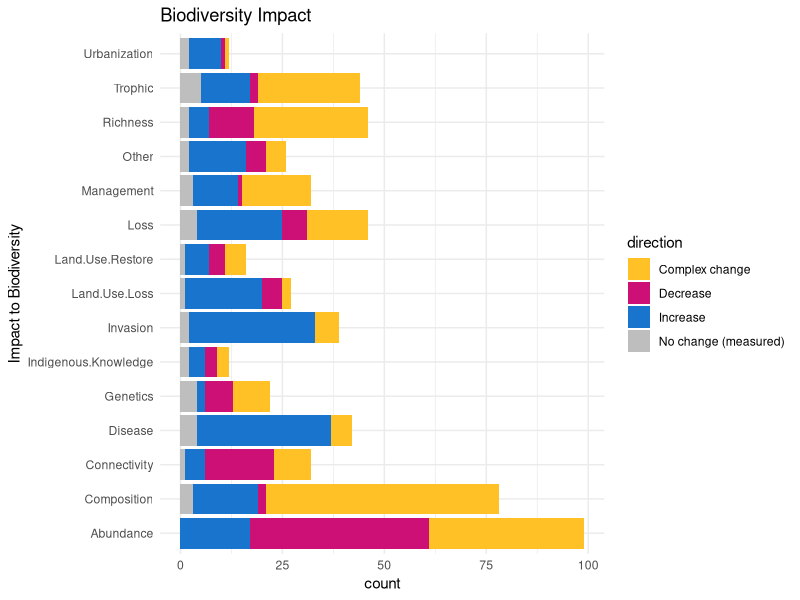
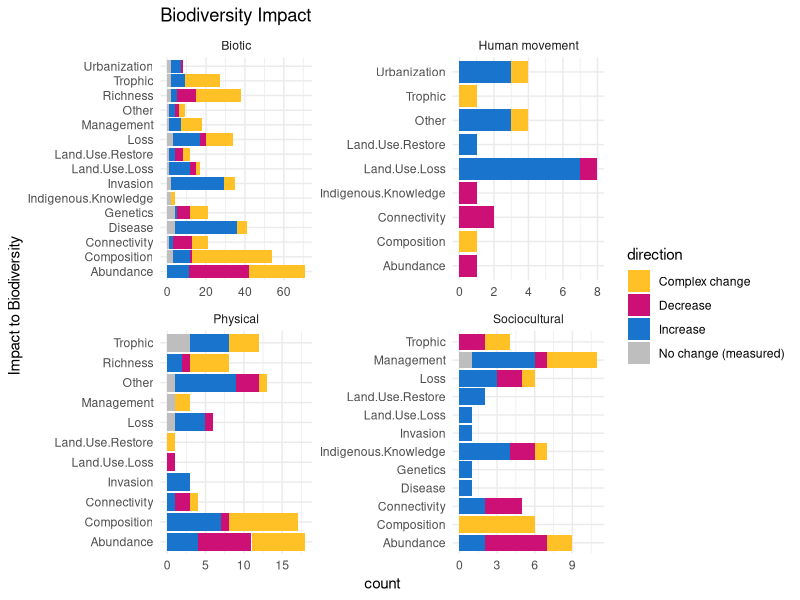
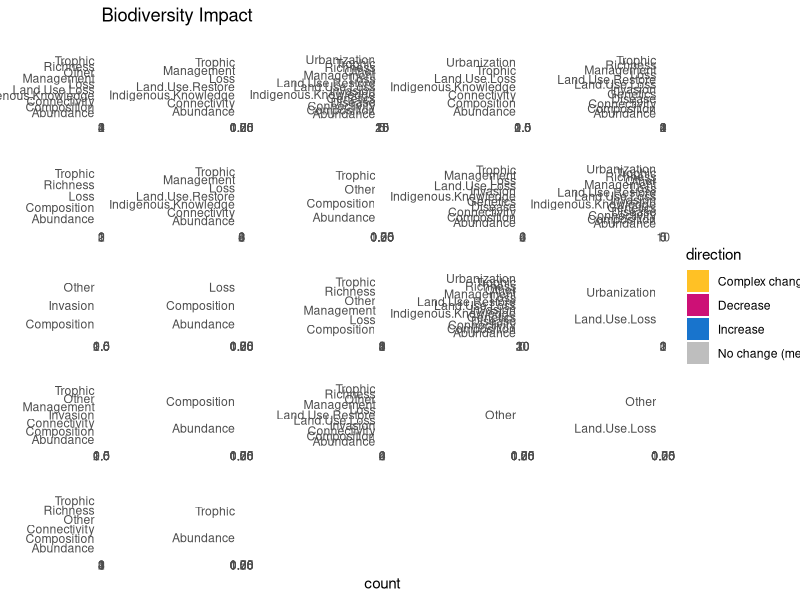
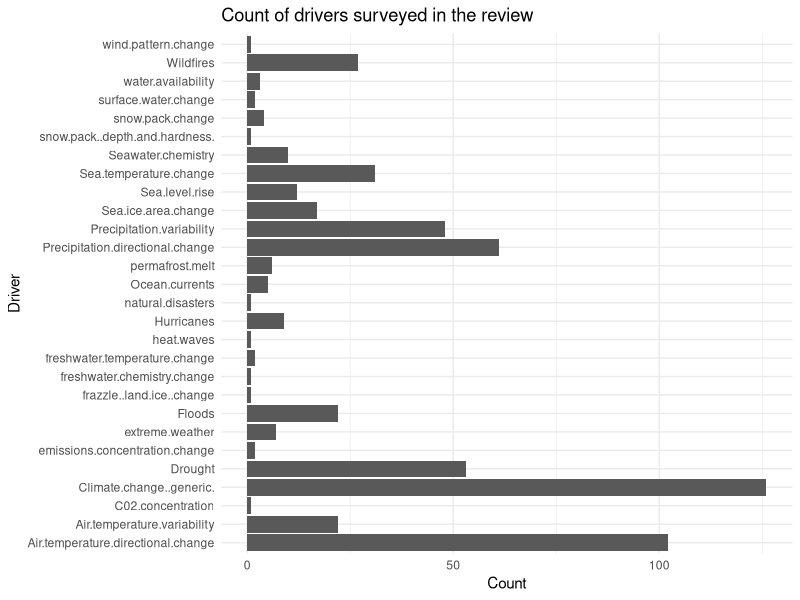
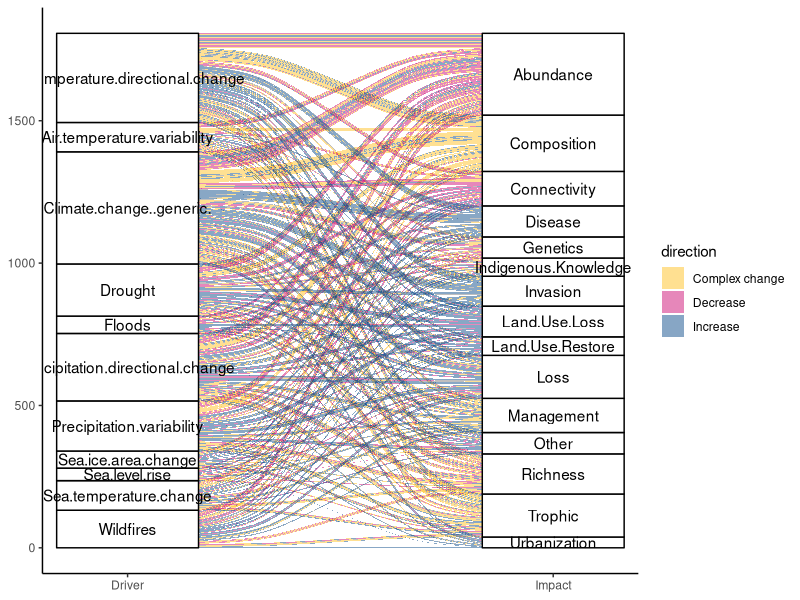
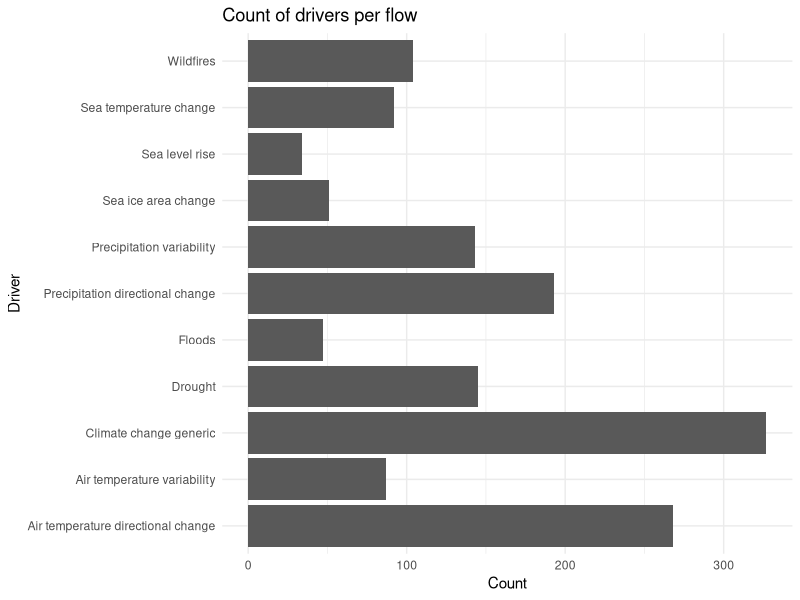
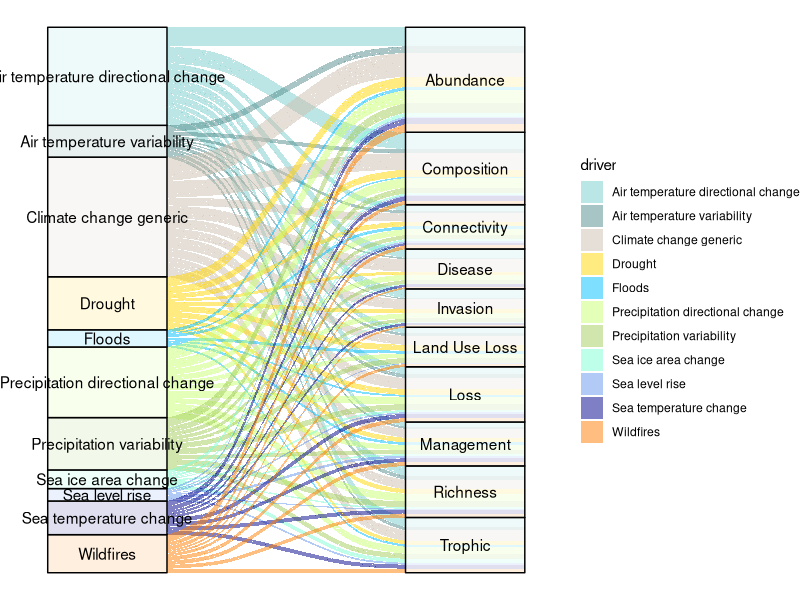
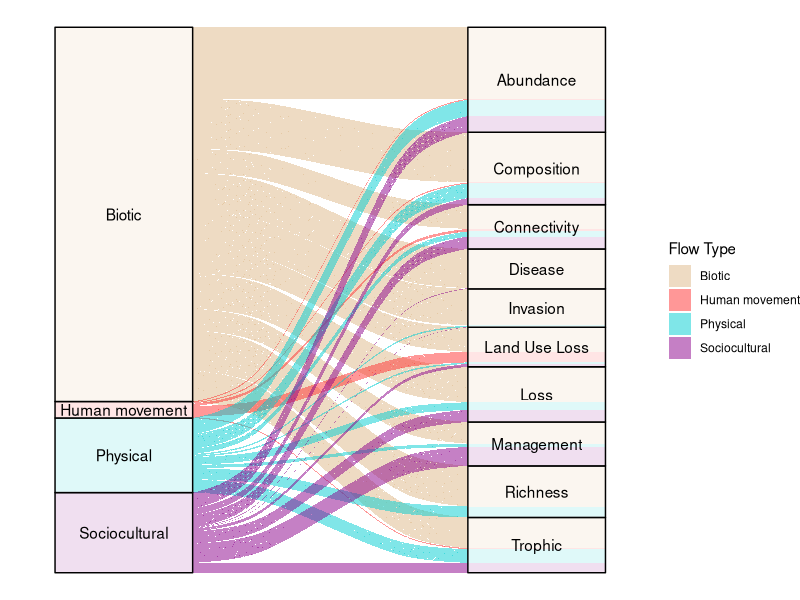

Write the R code that produced these figures, in order. (Note: a time limit stopped this script after it produced the figures.)
#Figures of drivers by flow and impacts and NCP

#load libraries
library(ggplot2)
library(tidyverse)
library(forcats)
library(ggalluvial)
library(dplyr)
library(plyr)
library(data.table)

"%notin%" <- Negate("%in%")

setwd("/Users/lade8828/Library/CloudStorage/OneDrive-UCB-O365/Documents/GitHub/BCCAch7/")
reshaped_data <- fread("data/008_preppedata_forsynthesis.csv")

driver_data = melt(reshaped_data,
                 id.vars=c("ID_DOI_by_Flow", "X2.1.Flow.Type", "X2.2.Subtype","DOI"),
                 measure.vars = patterns("^driver."),
                 variable.name = "driver")[value==TRUE,][,value:=NULL][,driver:=gsub(pattern="^driver.(*)", replacement="\\1",driver)]

impact_data = melt(reshaped_data,
                   id.vars=c("ID_DOI_by_Flow","X2.1.Flow.Type", "X2.2.Subtype","DOI"),
                   measure.vars = patterns("^X2.12.Impact"),
                   variable.name = "impact",
                   value.name="direction")[direction!="",][,impact:=gsub(pattern="^X2.12.Impact..(*)", replacement="\\1",impact)]

driver_impact_data = merge(impact_data,
                           driver_data,
                           by=c("ID_DOI_by_Flow","X2.1.Flow.Type", "X2.2.Subtype","DOI"),
                           allow.cartesian=TRUE)

#condense and clean
impact_data = impact_data[impact != "None"]
impact_data = impact_data[direction != 'No direction mentioned']
impact_data = impact_data[X2.1.Flow.Type =="Trade", X2.1.Flow.Type := "Human movement"]
table(driver_impact_data$direction)

altered_flow_data =  melt(reshaped_data,
       id.vars=c("ID_DOI_by_Flow","X2.1.Flow.Type", "X2.2.Subtype","DOI"),
       measure.vars = patterns("^X2.7.Altered.Flow.."),
       variable.name = "altered_flow",
       value.name="alteration")[alteration!="",][,altered_flow:=gsub(pattern="^X2.7.Altered.Flow..(*)", replacement="\\1",altered_flow)]

#view the data
table(altered_flow_data$altered_flow)
table(altered_flow_data$alteration)
altered_flow_data = altered_flow_data[X2.1.Flow.Type =="Trade", X2.1.Flow.Type := "Human movement"]

driver_flow_impact = merge(driver_impact_data,
                          altered_flow_data,
                          by=c("ID_DOI_by_Flow","X2.1.Flow.Type", "X2.2.Subtype","DOI"),
                          allow.cartesian=TRUE)

#NCP data
NCP_data = melt(reshaped_data,
                              id.vars=c("ID_DOI_by_Flow"),
                              measure.vars = patterns("^X2.16.NCP.ES.."),
                              variable.name = "ncp",
                              value.name="ncp_direction")[ncp_direction!="",][,ncp:=gsub(pattern="^X2.16.NCP.ES..(*)", replacement="\\1",ncp)]
NCP_data = NCP_data[ncp != "None"]
NCP_data = NCP_data[ncp_direction != "No direction mentioned"]

# driver_impact_data = merge(driver_data,
#                            impact_data,
#                            by="ID_DOI_by_Flow",
#                            allow.cartesian=TRUE)
#condense and clean
driver_impact_data = driver_impact_data[X2.1.Flow.Type =="'Trade (transport of goods and services)'", X2.1.Flow.Type := "Human movement"]
driver_impact_data = driver_impact_data[X2.1.Flow.Type =="Trade", X2.1.Flow.Type := "Human movement"]
driver_impact_data = driver_impact_data[direction != 'No direction mentioned']
table(driver_impact_data$direction)
driver_impact_data = driver_impact_data[impact != "None"]

driver_impact_ncp = merge(driver_impact_data,
                          NCP_data,
                          by=c("ID_DOI_by_Flow"),
                          allow.cartesian=TRUE)

table(driver_impact_ncp$ncp_direction)

#Human well-being dataset
hwb_data = melt(reshaped_data,
                id.vars=c("ID_DOI_by_Flow","X2.1.Flow.Type", "X2.2.Subtype","DOI"),
                measure.vars = patterns("^X2.20.Well.being...."),
                variable.name = "hwb",
                value.name="hwb_direction")[hwb_direction!="",][,hwb:=gsub(pattern="^X2.20.Well.being..(*)", replacement="\\1",hwb)]
table(hwb_data)
hwb_data = hwb_data[hwb_direction != 'No direction mentioned']
hwb_data = hwb_data[X2.1.Flow.Type =="Trade", X2.1.Flow.Type := "Human movement"]
hwb_data = hwb_data[hwb != 'None']

##################################################################################
# BD Impacts ###################################################
##################################################################
Impacts <- ggplot(impact_data, aes(x = impact, fill = direction)) +
  geom_bar() +  theme_minimal() +
  scale_fill_manual(values = c("Increase" = "dodgerblue3", "Decrease" = "deeppink3", "Complex change" = "goldenrod1", "No change (measured)" = "grey")) +
  labs(
    title = "Biodiversity Impact",
    x = "Impact to Biodiversity",
    y = "count",
    size = "Count",
    color = "Impact Direction") + coord_flip()
Impacts

Impacts_by_flow <- ggplot(impact_data, aes(x = impact, fill = direction)) +
  geom_bar() +  theme_minimal() +
  scale_fill_manual(values = c("Increase" = "dodgerblue3", "Decrease" = "deeppink3", "Complex change" = "goldenrod1", "No change (measured)" = "grey")) +
  facet_wrap(~X2.1.Flow.Type, scales = "free") +
  labs(
    title = "Biodiversity Impact",
    x = "Impact to Biodiversity",
    y = "count",
    size = "Count",
    color = "Impact Direction") + coord_flip()
Impacts_by_flow

# for the top subflow categories - to do impacts by"
Impacts_by_subflow <- ggplot(impact_data, aes(x = impact, fill = direction)) +
  geom_bar() +  theme_minimal() +
  scale_fill_manual(values = c("Increase" = "dodgerblue3", "Decrease" = "deeppink3", "Complex change" = "goldenrod1", "No change (measured)" = "grey")) +
  facet_wrap(~X2.2.Subtype, scales = "free") +
  labs(
    title = "Biodiversity Impact",
    x = "Impact to Biodiversity",
    y = "count",
    size = "Count",
    color = "Impact Direction") + coord_flip()
Impacts_by_subflow

####################################################
#### Figures on  Drivers################
###################################################
# counts on driver data
driver_count <- ggplot(driver_data, aes(x = driver)) +
  geom_bar() +  theme_minimal() + coord_flip() +
  labs(
    title = "Count of drivers surveyed in the review",
    x = "Driver",
    y = "Count")
driver_count

# count number of observations by driver here, then remove the ones with less than X
table(driver_data$driver)

####################################################
#### Figures on BD Impacts and Drivers################
###################################################

#for the alluvial, reduce the drivers to ones with more than 5 counts
table(driver_impact_data$driver, driver_impact_data$impact)

#list to drop from figures:
#this was still too busy so doing the top ~10 drivers here:
data <- driver_impact_data %>%
  filter(`driver` %notin% c("freshwater.temperature.change","snow.pack..depth.and.hardness.",
                                "remove emissions.concentration.change","C02.concentration",
                                "frazzle..land.ice..change", "water.availability",
                                "surface.water.change", "freshwater.chemistry.change",
                                "emissions.concentration.change",
                                "extreme.weather", "snow.pack.change",
                            "Ocean.currents", "permafrost.melt",
                            "Seawater.chemistry", "Hurricanes"))
table(data$driver)
length(unique(data$driver)) #17

# for this visual - could group : "extreme.weather", hurricaines.

##################################################################################
# Alluvial: Driver and BD Impacts ###################################################
###################################################
ggplot(data = data,
       aes(axis1 = driver, axis2 = impact)) + #, y = freq
  geom_alluvium(aes(fill = direction)) +
 # facet_wrap(~X2.1.Flow.Type, scales = "free") +
  scale_fill_manual(values = c("Increase" = "dodgerblue4", "Decrease" = "deeppink3", "Complex change" = "goldenrod1")) +
  geom_stratum() +
  geom_text(stat = "stratum",
            aes(label = after_stat(stratum))) +
  scale_x_discrete(limits = c("Driver", "Impact"),
                   expand = c(0.15, 0.05)) +
  theme_classic()

# Alluvial connecting to Driver to Impact by flow
#not that informative because so many more of the papers are biotic

## flow alterations first
# calculate frequencies
tab <- table(data$driver)
# sort
tab_s <- sort(tab)
# extract 10 most frequent nationalities
top10 <- tail(names(tab_s), 10)
# subset of data frame
d_s <- subset(data, driver %in% top10)
# order factor levels
d_s$driver <- factor(d_s$driver, levels = rev(top10))

# calculate frequencies
tab <- table(data$impact)
# sort
tab_s <- sort(tab)
# extract 10 most frequent nationalities
top10 <- tail(names(tab_s), 10)
# subset of data frame
i_s <- subset(data, impact %in% top10)
# order factor levels
i_s$impact <- factor(i_s$impact, levels = rev(top10))

#clean a couple of things
i_s$driver <- gsub("\\.", " ", i_s$driver)
i_s$driver <- gsub("\\  ", " ", i_s$driver)
i_s$driver <- gsub("\\c ", "c", i_s$driver)
i_s$impact <- gsub("\\.", " ", i_s$impact)


# counts on driver data
driver_count_simplified <- ggplot(i_s, aes(x = driver)) +
  geom_bar() +  theme_minimal() + coord_flip() +
  labs(
    title = "Count of drivers per flow",
    x = "Driver",
    y = "Count")
driver_count_simplified


# count number of observations by driver here, then remove the ones with less than X
table(driver_data$driver)

ggplot(data = i_s,
       aes(axis1 = driver, axis2 = impact)) + #, y = freq
  geom_alluvium(aes(fill = driver)) +
  scale_fill_manual(values = c("darkslategray3", "darkslategray4", "antiquewhite3", "gold", "deepskyblue",
                               "darkolivegreen1", "darkolivegreen3", "aquamarine","cornflowerblue","darkblue","darkorange1")) +
  geom_stratum(alpha=.75) +
  geom_text(stat = "stratum", min.y = .75,
            aes(label = after_stat(stratum))) +
  scale_x_discrete(limits = c("Driver", "Impact"),
                   expand = c(0.15, 0.15)) +
  theme_void()

#flow type to impact
ggplot(data = i_s,
       aes(axis1 = X2.1.Flow.Type, axis2 = impact)) + #, y = freq
  geom_alluvium(aes(fill = X2.1.Flow.Type)) +
  scale_fill_manual(values = c("Biotic" = "burlywood", "Physical" = "darkturquoise", "Human movement" = "firebrick1", "Sociocultural" = "darkmagenta", 'NA' = 'white')) +
  geom_stratum(alpha=.75) +
  geom_text(stat = "stratum", min.y = .75,
            aes(label = after_stat(stratum))) +
  scale_x_discrete(limits = c("Driver", "Impact"),
                   expand = c(0.15, 0.15)) + labs(fill = "Flow Type") + 
  theme_void()

#flow type to impact by direction of impact
ggplot(data = i_s,
       aes(axis1 = X2.1.Flow.Type, axis2 = impact)) + #, y = freq
  geom_alluvium(aes(fill = direction)) +
  #scale_fill_manual(values = c("Biotic" = "burlywood", "Physical" = "darkturquoise", "Human movement" = "firebrick1", "Sociocultural" = "darkmagenta", 'NA' = 'white')) +
  geom_stratum(alpha=.75) +
  geom_text(stat = "stratum", min.y = .75,
            aes(label = after_stat(stratum))) +
  scale_x_discrete(limits = c("Driver", "Impact"),
                   expand = c(0.15, 0.15)) + labs(fill = "Flow Type") + 
  theme_void()

#flow type to driver
ggplot(data = i_s,
       aes(axis1 = X2.1.Flow.Type, axis2 = driver)) + #, y = freq
  geom_alluvium(aes(fill = X2.1.Flow.Type)) +
  scale_fill_manual(values = c("Biotic" = "burlywood", "Physical" = "darkturquoise", "Human movement" = "firebrick1", "Sociocultural" = "darkmagenta")) +
  geom_stratum(alpha=.75) +
  geom_text(stat = "stratum", min.y = .75,
            aes(label = after_stat(stratum))) +
  scale_x_discrete(limits = c("Driver", "Impact"),
                   expand = c(0.15, 0.15)) +
  theme_void()

#####################
### NCP figures ######
#####################

# NCP impacts
ncp <- ggplot(NCP_data, aes(x = ncp, fill = ncp_direction)) +
  geom_bar(position= "stack") +   coord_flip() + theme_minimal() +
  scale_fill_manual(values = c("Increase" = "dodgerblue3", "Decrease" = "deeppink3", "Complex Change" = "goldenrod1", "No change (measured)" = "grey"))
ncp

# NCP impacts by flow type
# ncp_by_flow <- ncp + facet_wrap(~X2.1.Flow.Type, scales = "fixed")
# ncp_by_flow
# ncp + facet_wrap(~X2.2.Subtype, scales = "fixed")

#now read in the data with NCP and drivers in one dataframe:

# ncp + facet_wrap(~driver, scales = "fixed")

# all driver categories (too many)
ggplot(driver_impact_ncp, aes(x = ncp, fill = ncp_direction)) +
  geom_bar(position= "stack") +
  facet_wrap(~driver, scales = "fixed") +   coord_flip() + theme_minimal() +
 scale_fill_manual(values = c("Increase" = "dodgerblue3", "Decrease" = "deeppink3", "Complex Change" = "goldenrod1", "No change (measured)" = "grey"))

# reduce driver categories and re-plot

# calculate frequencies
tab <- table(driver_impact_ncp$ncp)
# sort
tab_s <- sort(tab)
# extract 10 most frequent nationalities
top10 <- tail(names(tab_s), 10)
# subset of data frame
n_s <- subset(driver_impact_ncp, ncp %in% top10)
# order factor levels
n_s$ncp <- factor(n_s$ncp, levels = rev(top10))

# calculate frequencies
tab <- table(n_s$impact)
# sort
tab_s <- sort(tab)
# extract 10 most frequent nationalities
top10 <- tail(names(tab_s), 10)
# subset of data frame
i_s <- subset(n_s, impact %in% top10)
# order factor levels
i_s$impact <- factor(i_s$impact, levels = rev(top10))

#clean a couple of things
i_s$driver <- gsub("\\.", " ", i_s$driver)
i_s$driver <- gsub("\\  ", " ", i_s$driver)
i_s$driver <- gsub("\\c ", "c", i_s$driver)
i_s$impact <- gsub("\\.", " ", i_s$impact)
i_s$ncp <- gsub("\\.", " ", i_s$ncp)

#Alluvials
ggplot(data = driver_impact_ncp,
       aes(axis1 = impact, axis2 = ncp)) + #, y = freq
  geom_alluvium(aes(fill = ncp_direction)) +
  geom_stratum() +
  geom_text(stat = "stratum",
            aes(label = after_stat(stratum))) +
  scale_x_discrete(limits = c("BD Impact", "NCP Impact"),
                   expand = c(0.15, 0.05)) +
  theme_void() +
  scale_fill_manual(values = c("Increase" = "dodgerblue3", "Decrease" = "deeppink3", "Complex Change" = "goldenrod1", "No change (measured)" = "grey"))

#colleen's simplified alluvial for ncps and impacts
ggplot(data = i_s,
       aes(axis1 = impact, axis2 = ncp)) + #, y = freq
  geom_alluvium(aes(fill = impact)) +
  geom_stratum(alpha=.75) +
  geom_text(stat = "stratum",
            aes(label = after_stat(stratum))) +
  scale_x_discrete(limits = c("BD Impact", "NCP Impact"),
                   expand = c(0.15, 0.15)) +
  theme_void() +
  scale_fill_manual(values = c("chartreuse", "chartreuse3","chartreuse4", 'darksalmon', 'darkorchid4','deepskyblue2',
                               'dimgray','deepskyblue4','darkgreen','gold'))

tab <- table(driver_impact_ncp$driver)
# sort
tab_s <- sort(tab)
# extract 10 most frequent nationalities
top10 <- tail(names(tab_s), 10)
# subset of data frame
d_s <- subset(driver_impact_ncp, driver %in% top10)
# order factor levels
d_s$driver <- factor(d_s$driver, levels = rev(top10))
# calculate frequencies
tab <- table(d_s$impact)


#clean a couple of things
d_s$driver <- gsub("\\.", " ", d_s$driver)
d_s$driver <- gsub("\\  ", " ", d_s$driver)
d_s$driver <- gsub("\\c ", "c", d_s$driver)
d_s$impact <- gsub("\\.", " ", d_s$impact)
d_s$ncp <- gsub("\\.", " ", d_s$ncp)


#colleen's simplified alluvial for ncps and drivers
ggplot(data = d_s,
       aes(axis1 = driver, axis2 = ncp)) + #, y = freq
  geom_alluvium(aes(fill = driver)) +
  geom_stratum(alpha=.75) +
  geom_text(stat = "stratum",
            aes(label = after_stat(stratum))) +
  scale_x_discrete(limits = c("BD Impact", "NCP Impact"),
                   expand = c(0.15, 0.15)) +
  theme_void() +
  scale_fill_manual(values = c("darkslategray3", "darkslategray4", "antiquewhite3", "gold", "deepskyblue",
                               "darkolivegreen1", "darkolivegreen3", "aquamarine","cornflowerblue","darkorange1"))


#driver to NCP alluvial (all drivers)
ggplot(data = d_s,
       aes(axis1 = driver, axis2 = ncp)) + #, y = freq
  geom_alluvium(aes(fill = ncp_direction)) +
  geom_stratum() +
  geom_text(stat = "stratum",
            aes(label = after_stat(stratum))) +
  scale_x_discrete(limits = c("BD Impact", "NCP Impact"),
                   expand = c(0.15, 0.05)) +
  theme_void() +
  scale_fill_manual(values = c("Increase" = "dodgerblue3", "Decrease" = "deeppink3", "Complex Change" = "goldenrod1", "No change (measured)" = "grey"))

#driver to NCP alluvial (all drivers)
ggplot(data = d_s,
       aes(axis1 = ncp_direction, axis2 = ncp)) + #, y = freq
  geom_alluvium(aes(fill = ncp_direction)) +
  geom_stratum() +
  geom_text(stat = "stratum",
            aes(label = after_stat(stratum))) +
  scale_x_discrete(limits = c("BD Impact", "NCP Impact"),
                   expand = c(0.15, 0.05)) +
  theme_void() +
  scale_fill_manual(values = c("Increase" = "dodgerblue3", "Decrease" = "deeppink3", "Complex Change" = "goldenrod1", "No change (measured)" = "grey"))


###########################################
### HWB PLOTS ##############################
########################################################
# to do Alluvial diagram (as the one above) showing the
# links and weight of connections among climate change drivers,
# type of flow changes, and human well-being dimensions.

hwb <- ggplot(hwb_data, aes(x = hwb, fill = hwb_direction)) +
  geom_bar(position= "stack") +  coord_flip() +
  labs(
    title = "Impacts to human well-being",
    x = "Human Well-being Dimension",
    size = "Count",
    fill = "Impact Direction") +
  theme_minimal() +
  scale_fill_manual(values = c("Increase" = "dodgerblue3", "Decrease" = "deeppink3", "Complex Change" = "goldenrod1", "No change (measured)" = "grey"))

hwb

#broken out by flow
hwb + facet_wrap(~X2.1.Flow.Type, scales = "fixed")
#broken out by subflow
hwb + facet_wrap(~X2.2.Subtype, scales = "fixed")



hwb_alluv <- ggplot(data = hwb_data,
       aes(axis1 = X2.2.Subtype, axis2 = hwb)) + #, y = freq
  geom_alluvium(aes(fill = hwb_direction)) +
  #scale_fill_manual(values = c("Biotic" = "bisque2", "Physical" = "deepskyblue1", "Human movement" = "firebrick1", "Sociocultural" = "darkmagenta")) +
  geom_stratum() +
  geom_text(stat = "stratum",
            aes(label = after_stat(stratum))) +
  scale_x_discrete(limits = c("direction", "altered flow"),
                   expand = c(0.15, 0.05)) +
  theme_void()

hwb_alluv
hwb_alluv + facet_wrap(~X2.1.Flow.Type, scales = "free")
  
###########################################
## ALTERED FLOW ##########################
###########################################

## altered flow by flow type
altered_flow_data
table(altered_flow_data$altered_flow)
table(altered_flow_data$alteration)

alter <- ggplot(altered_flow_data, aes(x = altered_flow, fill = alteration)) +
  geom_bar(position= "stack") +
  coord_flip() +
  facet_wrap(~X2.1.Flow.Type, scales = "fixed") +
  theme_minimal() +
  scale_fill_manual(values = c("Increase" = "dodgerblue3", "Decrease" = "deeppink3", "Complex change" = "goldenrod1")) +
  labs(
    title = "Changes to Flow",
    x = "Changes to Flow",
    size = "Count",
    fill = "Impact Direction")
alter
#this doesnt have the more aggregated phsyical categories that were fixed
alter + facet_wrap(~X2.2.Subtype, scales = "fixed")

#sparse for some of the categories by promising for migration, disease spread and range-shift
ggplot(altered_flow_data, aes(x = altered_flow, fill = alteration)) +
  geom_bar(position= "stack") +
  coord_flip() +
  theme_minimal() +
  facet_wrap(~X2.2.Subtype, scales = "fixed") +
  scale_fill_manual(values = c("Increase" = "dodgerblue3", "Decrease" = "deeppink3", "Complex change" = "goldenrod1")) +
  labs(
    title = "Changes to Flow",
    x = "Changes to Flow",
    size = "Count",
    fill = "Impact Direction")

ggplot(data = driver_flow_impact,
       aes(axis1 = driver, axis2 = altered_flow)) + #, y = freq
  geom_alluvium(aes(fill = X2.1.Flow.Type)) +
  scale_fill_manual(values = c("Biotic" = "bisque2", "Physical" = "deepskyblue1", "Human movement" = "firebrick1", "Sociocultural" = "darkmagenta")) +
  geom_stratum() +
  geom_text(stat = "stratum",
            aes(label = after_stat(stratum))) +
  scale_x_discrete(limits = c("BD Impact", "NCP Impact"),
                   expand = c(0.15, 0.05)) +
  theme_void()

ggplot(data = driver_flow_impact,
       aes(axis1 = direction, axis2 = altered_flow)) + #, y = freq
  geom_alluvium(aes(fill = X2.1.Flow.Type)) +
  scale_fill_manual(values = c("Biotic" = "bisque2", "Physical" = "deepskyblue1", "Human movement" = "firebrick1", "Sociocultural" = "darkmagenta")) +
  geom_stratum() +
  geom_text(stat = "stratum",
            aes(label = after_stat(stratum))) +
  scale_x_discrete(limits = c("direction", "altered flow"),
                   expand = c(0.15, 0.05)) +
  theme_void()

## flow alterations first
# calculate frequencies
tab <- table(driver_flow_impact$altered_flow)
# sort
tab_s <- sort(tab)
# extract 10 most frequent nationalities
top10 <- tail(names(tab_s), 10)
# subset of data frame
d_s <- subset(driver_flow_impact, altered_flow %in% top10)
# order factor levels
d_s$altered_flow <- factor(d_s$altered_flow, levels = rev(top10))


ggplot(data = driver_flow_impact,
       aes(axis1 = X2.1.Flow.Type, axis2 = altered_flow)) + #, y = freq
  geom_alluvium(aes(fill = X2.1.Flow.Type)) +
  scale_fill_manual(values = c("Biotic" = "bisque2", "Physical" = "deepskyblue1", "Human movement" = "firebrick1", "Sociocultural" = "darkmagenta")) +
  geom_stratum(alpha=0.6) +
  geom_text(stat = "stratum",min.y=.75,
            aes(label = after_stat(stratum))) +
  scale_x_discrete(limits = c("direction", "altered flow"),
                   expand = c(0.15, 0.05)) +
  theme_void()

## drivers first
# calculate frequencies
tab <- table(driver_flow_impact$driver)
# sort
tab_s <- sort(tab)
# extract 10 most frequent nationalities
top10 <- tail(names(tab_s), 10)
# subset of data frame
d_s <- subset(driver_flow_impact, driver %in% top10)
# order factor levels
d_s$driver <- factor(d_s$driver, levels = rev(top10))


ggplot(data = d_s,
       aes(axis1 = X2.1.Flow.Type, axis2 = driver)) + #, y = freq
  geom_alluvium(aes(fill = X2.1.Flow.Type)) +
  scale_fill_manual(values = c("Biotic" = "bisque2", "Physical" = "deepskyblue1", "Human movement" = "firebrick1", "Sociocultural" = "darkmagenta")) +
  geom_stratum(alpha=0.6) +
  geom_text(stat = "stratum", min.y=.75,
            aes(label = after_stat(stratum))) +
  scale_x_discrete(limits = c("driver", "X2.1.Flow.Type"),
                   expand = c(0.15, 0.05)) +
  theme_void()

### do for just biotic
biotic_driver_flow_impact = driver_flow_impact[driver_flow_impact$X2.1.Flow.Type == 'Biotic',]
unique(biotic_driver_flow_impact$X2.1.Flow.Type)

biotic_driver_flow_impact[,count := .N, by = 'impact']
biotic_driver_flow_impact[,count := .N, by = 'driver']

## drivers first
# calculate frequencies
tab <- table(biotic_driver_flow_impact$driver)
# sort
tab_s <- sort(tab)
# extract 10 most frequent nationalities
top10 <- tail(names(tab_s), 10)
# subset of data frame
d_s <- subset(biotic_driver_flow_impact, driver %in% top10)
# order factor levels
d_s$driver <- factor(d_s$driver, levels = rev(top10))
# calculate frequencies
tab <- table(d_s$altered_flow)
# sort
tab_s <- sort(tab)
# extract 10 most frequent nationalities
top10 <- tail(names(tab_s), 10)
# subset of data frame
a_s <- subset(d_s, altered_flow %in% top10)
# order factor levels
a_s$altered_flow <- factor(a_s$altered_flow, levels = rev(top10))

#clean a couple of things
a_s$driver <- gsub("\\.", " ", a_s$driver)
a_s$driver <- gsub("\\  ", " ", a_s$driver)
a_s$driver <- gsub("\\c ", "c", a_s$driver)
a_s$impact <- gsub("\\.", " ", a_s$impact)
a_s$ncp <- gsub("\\.", " ", a_s$ncp)


ggplot(data = a_s,
      aes(axis1 = altered_flow, axis2 = X2.2.Subtype)) + #, y = freq
  geom_alluvium(aes(fill = altered_flow)) +
  #scale_fill_manual(values = c("Increase" = "dodgerblue3", "Decrease" = "deeppink3", "Complex change" = "goldenrod1", "No change (measured)" = "grey")) +
  geom_stratum(alpha=0.75) +
  geom_text(stat = "stratum",
            aes(label = after_stat(stratum))) +
  scale_x_discrete(limits = c("BD Impact", "NCP Impact"),
                   expand = c(0.15, 0.15)) +
  theme_void()

ggplot(data = a_s,
       aes(axis1 = altered_flow, axis2 = driver)) + #, y = freq
  geom_alluvium(aes(fill = altered_flow)) +
  #scale_fill_manual(values = c("Increase" = "dodgerblue3", "Decrease" = "deeppink3", "Complex change" = "goldenrod1", "No change (measured)" = "grey")) +
  geom_stratum(alpha=0.75) +
  geom_text(stat = "stratum",
            aes(label = after_stat(stratum))) +
  scale_x_discrete(limits = c("BD Impact", "NCP Impact"),
                   expand = c(0.15, 0.15)) +
  theme_void()

ggplot(data = a_s,
       aes(axis1 = driver, axis2 = X2.2.Subtype)) + #, y = freq
  geom_alluvium(aes(fill = driver)) +
  scale_fill_manual(values = c("darkslategray3", "darkslategray4", "antiquewhite3", "gold", "deepskyblue",
                               "darkolivegreen1", "darkolivegreen3", "aquamarine","cornflowerblue","darkorange1")) +
  geom_stratum(alpha=0.75) +
  geom_text(stat = "stratum",
            aes(label = after_stat(stratum))) +
  scale_x_discrete(limits = c("BD Impact", "NCP Impact"),
                   expand = c(0.15, 0.15)) +
  theme_void()

# calculate frequencies
tab <- table(a_s$impact)
# sort
tab_s <- sort(tab)
# extract 10 most frequent nationalities
top10 <- tail(names(tab_s), 10)
# subset of data frame
i_s <- subset(a_s, impact %in% top10)
# order factor levels
i_s$impact <- factor(i_s$impact, levels = rev(top10))


ggplot(data = i_s,
       aes(axis1 = impact, axis2 = X2.2.Subtype)) + #, y = freq
  geom_alluvium(aes(fill = impact)) +
  scale_fill_manual(values = c("chartreuse", "chartreuse3","chartreuse4", 'darksalmon', 'darkorchid4','deepskyblue2',  ###colors need to be updated
                               'dimgray','deepskyblue4','darkgreen','gold')) +
  geom_stratum(alpha=0.75) +
  geom_text(stat = "stratum",
            aes(label = after_stat(stratum))) +
  scale_x_discrete(limits = c("BD Impact", "NCP Impact"),
                   expand = c(0.15, 0.15)) +
  theme_void()


## impacts second
# calculate frequencies
tab <- table(d_s$impact)
# sort
tab_s <- sort(tab)
# extract 10 most frequent nationalities
top10 <- tail(names(tab_s), 10)
# subset of data frame
i_s <- subset(d_s, impact %in% top10)
# order factor levels
i_s$impact <- factor(i_s$impact, levels = rev(top10))

# drivers <- c("Air temperature directional change", "Climate change generic", "Drought", "Air temperature variability", "Precipitation directional change",
#              "Precipitation variability", "Wildfires", "Sea temperature change", "Sea ice area change", "Ocean currents")
# impacts <- c("Abundance", 'Composition', 'Connectivity', 'Disease', 'Genetics', 'Invasion', 'Land Use Loss', 'Loss', 'Richness', 'Trophic')
# directions <- c('Increase', 'Decrease', 'Complex change', 'No change (measured)', 'No direction mentioned')

# i_s$driver <- factor(i_s$driver, levels = drivers, labels = drivers)
# i_s$impact <- factor(i_s$impact, levels = impacts, labels = impacts)
# i_s$direction <- factor(i_s$direction, levels = directions, labels = directions)

#clean a couple of things
i_s$driver <- gsub("\\.", " ", i_s$driver)
i_s$driver <- gsub("\\  ", " ", i_s$driver)
i_s$driver <- gsub("\\c ", "c", i_s$driver)
i_s$impact <- gsub("\\.", " ", i_s$impact)

ggplot(data = i_s,
       aes(axis1 = driver, axis2 = impact)) + #, y = freq
  geom_alluvium(aes(fill = direction)) +
  scale_fill_manual(values = c("Increase" = "dodgerblue3", "Decrease" = "deeppink3", "Complex change" = "goldenrod1", "No change (measured)" = "grey")) +
  geom_stratum() +
  geom_text(stat = "stratum", min.y=.75,
            aes(label = after_stat(stratum))) +
  scale_x_discrete(limits = c("BD Impact", "NCP Impact"),
                   expand = c(0.15, 0.05)) +
  theme_void()


# plot
ggplot(data = biotic_driver_flow_impact,
       aes(axis1 = impact, axis2 = altered_flow)) + #, y = freq
  geom_alluvium(aes(fill = direction)) +
  scale_fill_manual(values = c("Increase" = "dodgerblue3", "Decrease" = "deeppink3", "Complex change" = "goldenrod1", "No change (measured)" = "grey")) +
  geom_stratum() +
  geom_text(stat = "stratum",
            aes(label = after_stat(stratum))) +
  scale_x_discrete(limits = c("direction", "altered flow"),
                   expand = c(0.15, 0.05)) +
  theme_void()



r <- ggplot(data = to_graph_data,
       aes(axis1 = driver, axis2 = impact)) + #, y = freq
  geom_alluvium(aes(fill = direction)) +
  #scale_fill_manual(values = c("Increase" = "dodgerblue3", "Decrease" = "deeppink3", "Complex change" = "goldenrod1", "No change (measured)" = "grey")) +
  geom_stratum() +
  geom_text(stat = "stratum",
            aes(label = after_stat(stratum))) +
  scale_x_discrete(limits = c("direction", "altered flow"),
                   expand = c(0.15, 0.05)) +
  theme_void()
r
ggsave('test.png',
       width = unit(20, 'in'), height = unit(20, 'in'))
